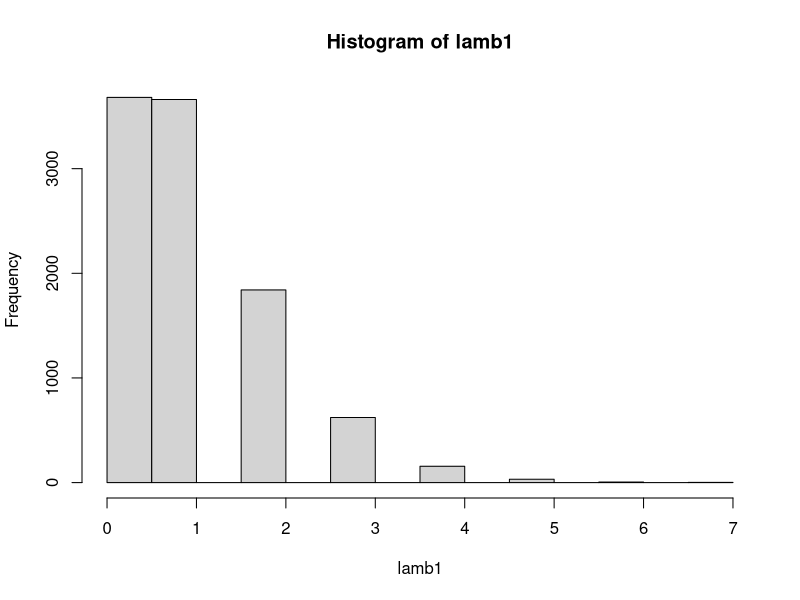
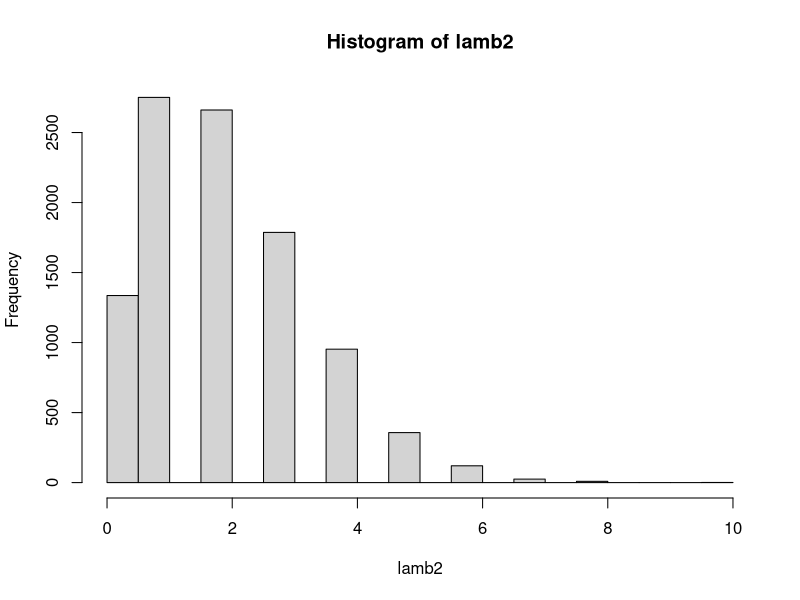
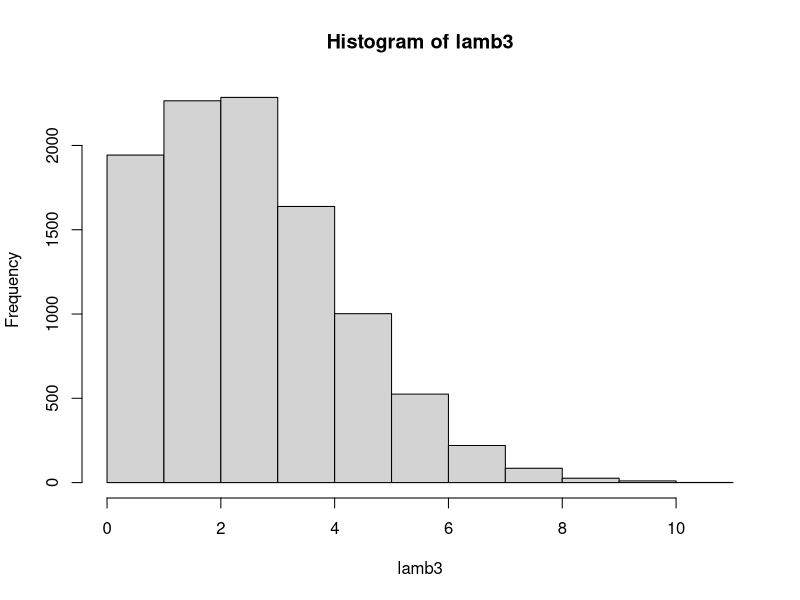
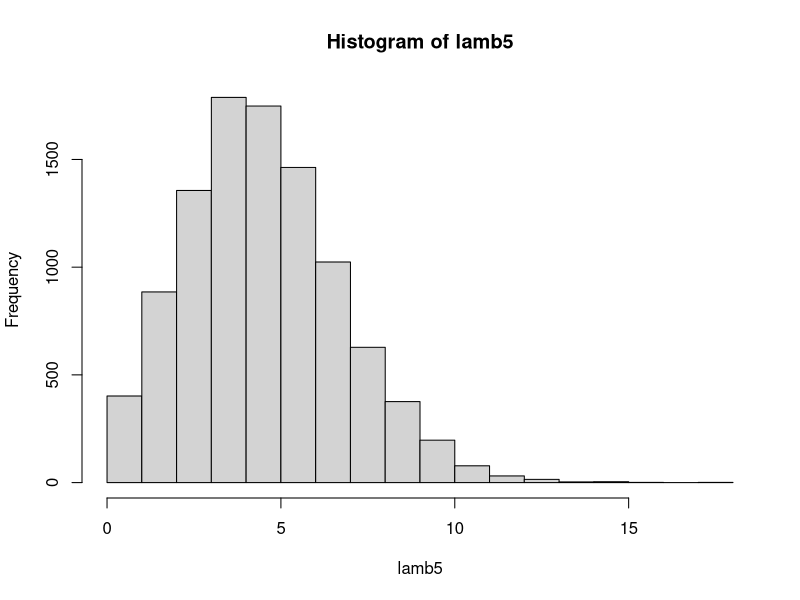
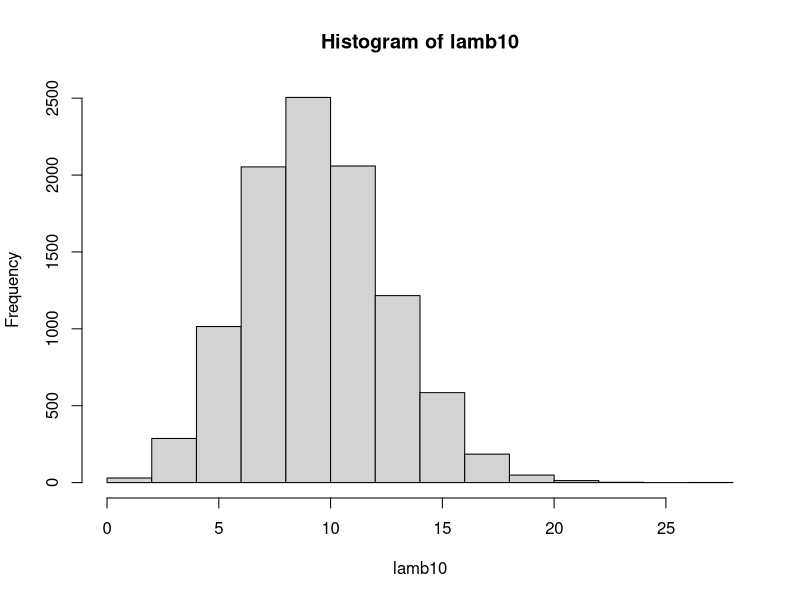
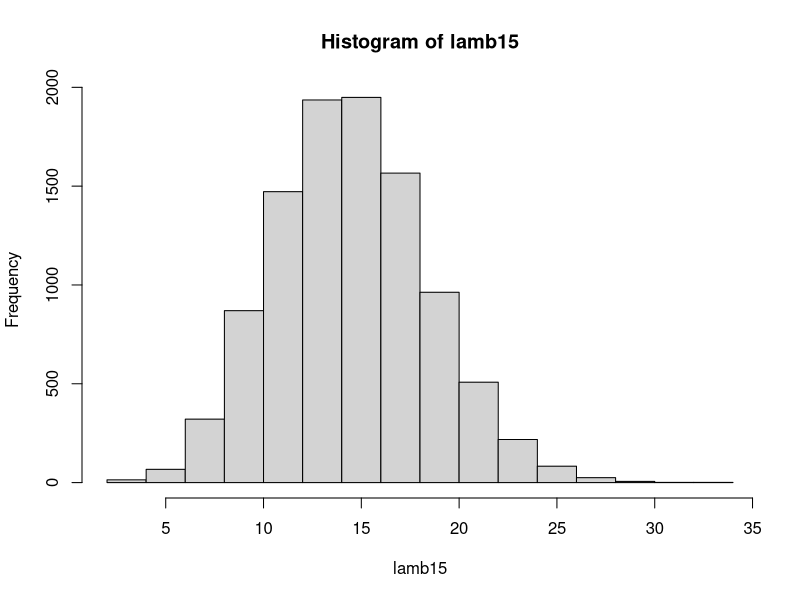
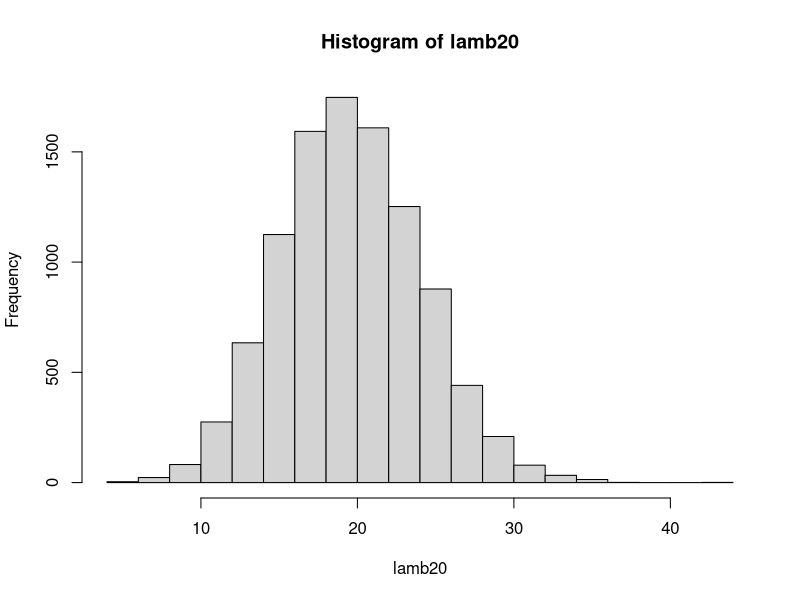
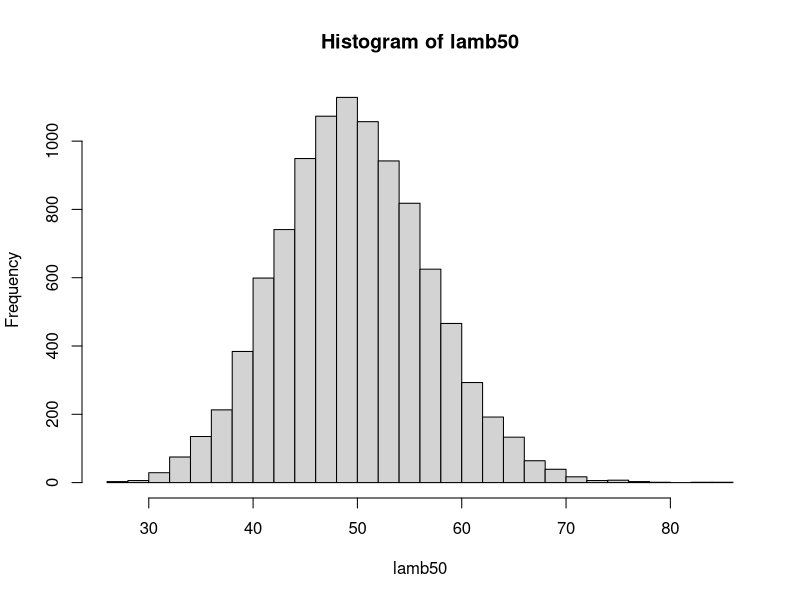

Write the R code that produced these figures, in order.
# HW1 Question 3.1

lamb1 = rpois(10000, 1)
lamb2 = rpois(10000,2)
lamb3 = rpois(10000,3)
lamb5 = rpois(10000,5)
lamb10 = rpois(10000,10)
lamb15 = rpois(10000,15)
lamb20 = rpois(10000,20)
lamb50 = rpois(10000,50)
lamb100 = rpois(10000,100)
lamb1000 = rpois(10000,1000)

hist(lamb1)
hist(lamb2)
hist(lamb3)
hist(lamb5)
hist(lamb10)
hist(lamb15)
hist(lamb20)
hist(lamb50, 25)
hist(lamb100, 25)
hist(lamb1000, 25)